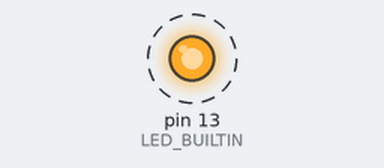
Recording of a program running on a simulated Arduino Mega 2560, built with avr-gcc and run on an emulated ATmega2560. Shown: output pins drawn as LEDs (lit = HIGH). Dashed ring = blinking.

Above: at 0.5 s.
Timing chart, 0 to 4.6 s (numbered marks = the images above):
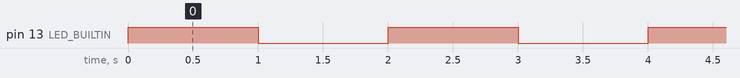

The program:

main.cpp
```cpp
/**
 * VW CD Changer Emulator
 *
 * This project allows bidirectional communication with a VW Head Unit by emulating a CD changer. Once the head unit
 * is convinced that there is a CD changer attached, the head unit will send key press events to this device, and this
 * device can send commands to set the CD/track number and the current play-time, etc.
 *
 * The aim of this microcontroller is to maintain as little state as humanly possible and serve as a communication
 * proxy to and from the VW head unit. The device driving commands _to_ the head unit speaks to this device over a
 * serial port connection, and receives key press events via the same serial port connection.
 */

#include "Arduino.h"

#ifndef LED_BUILTIN
#define LED_BUILTIN 13
#endif

void setup() {
  Serial.begin(9660);

  pinMode(LED_BUILTIN, OUTPUT);
}

void loop() {
  digitalWrite(LED_BUILTIN, HIGH);
  delay(1000);
  digitalWrite(LED_BUILTIN, LOW);
  delay(1000);
}
```

Measured:
- by itself, pin 13 (LED_BUILTIN): alternates HIGH for 1.0 s and LOW for 1.0 s
